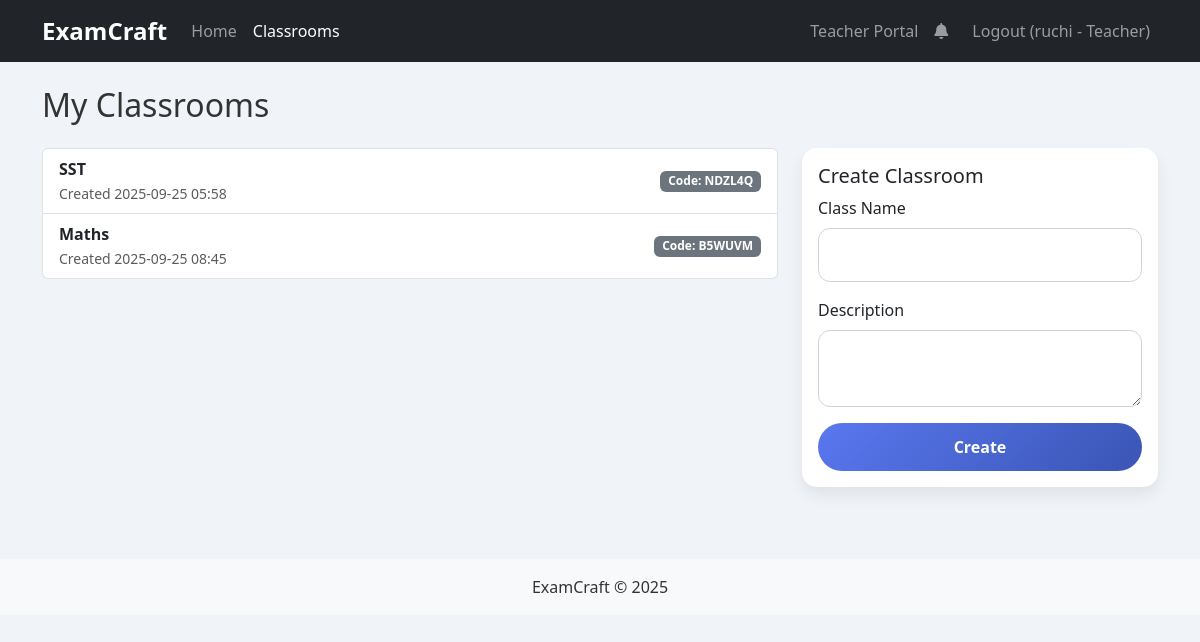
The app's page /classrooms (signed in) with its own data.
### app.py (models this page shows, shortened)
class User(db.Model):
    id = db.Column(db.Integer, primary_key=True)
    username = db.Column(db.String(80), unique=True, nullable=False)
    password_hash = db.Column(db.String(120), nullable=False)
    role = db.Column(db.String(20), nullable=False, default='student')  # 'teacher' or 'student'

class Classroom(db.Model):
    id = db.Column(db.Integer, primary_key=True)
    name = db.Column(db.String(120), nullable=False)
    code = db.Column(db.String(10), unique=True, nullable=False)
    description = db.Column(db.Text, nullable=True)
    owner_id = db.Column(db.Integer, db.ForeignKey('user.id'), nullable=False)
    created_at = db.Column(db.DateTime, default=datetime.utcnow)

### app.py (the view)
@app.route('/classrooms')
@login_required
def classrooms():
    user = get_current_user()
    my_memberships = ClassroomMembership.query.filter_by(user_id=user.id).all()
    class_ids = [m.classroom_id for m in my_memberships]
    my_classes = Classroom.query.filter(Classroom.id.in_(class_ids)).all() if class_ids else []
    return render_template('classrooms.html', classes=my_classes)

### app.py (called while the page is built)
def login_required(f):
    @wraps(f)
    def decorated_function(*args, **kwargs):
        if 'username' not in session:
            flash('Please log in to access this page.', 'warning')
            return redirect(url_for('login'))
        return f(*args, **kwargs)
    return decorated_function

def get_current_user():
    username = session.get('username')
    if not username:
        return None
    return User.query.filter_by(username=username).first()

@app.context_processor
def inject_unread_notifications():
    try:
        user = get_current_user()
        if not user:
            return dict(unread_notifications=0)
        count = Notification.query.filter_by(user_id=user.id, read_at=None).count()
        return dict(unread_notifications=count)
    except Exception:
        return dict(unread_notifications=0)

### templates/classrooms.html (shortened to what this page needs)
{% extends "base.html" %}
{% block content %}
<h2 class="mb-4">My Classrooms</h2>
<div class="row g-4">
  <div class="col-md-8">
    {% if classes %}
      <div class="list-group">
        {% for c in classes %}
          <a class="list-group-item list-group-item-action d-flex justify-content-between align-items-center" href="{{ url_for('classroom_view', class_id=c.id) }}">
            <div>
              <div class="fw-bold">{{ c.name }}</div>
              <small class="text-muted">Created {{ c.created_at.strftime('%Y-%m-%d %H:%M') }}</small>
            </div>
            <span class="badge bg-secondary">Code: {{ c.code }}</span>
          </a>
        {% endfor %}
      </div>
    {% else %}
      <div class="alert alert-info">You are not part of any classroom yet.</div>
    {% endif %}
  </div>
  <div class="col-md-4">
    {% if session.role == 'teacher' %}
    <div class="card mb-4">
      <div class="card-body">
        <h5 class="card-title">Create Classroom</h5>
        <form method="post" action="{{ url_for('create_classroom') }}">
          <div class="mb-3">
            <label class="form-label">Class Name</label>
            <input type="text" name="name" class="form-control" required>
          </div>
          <div class="mb-3">
            <label class="form-label">Description</label>
            <textarea name="description" class="form-control" rows="2"></textarea>
          </div>
          <button class="btn btn-primary w-100" type="submit">Create</button>
        </form>
      </div>
    </div>
    {% endif %}
  </div>
</div>
{% endblock %}

### templates/base.html (shortened to what this page needs)
<!DOCTYPE html>
<html lang="en">
<head>
    <link href="https://cdn.jsdelivr.net/npm/bootstrap@5.3.0-alpha1/dist/css/bootstrap.min.css" rel="stylesheet">
    <link rel="stylesheet" href="https://cdnjs.cloudflare.com/ajax/libs/font-awesome/5.15.4/css/all.min.css">
    <link rel="stylesheet" href="{{ url_for('static', filename='css/style.css') }}">
</head>
<body>
    <nav class="navbar navbar-expand-lg navbar-dark bg-dark">
        <div class="container">
            <a class="navbar-brand" href="{{ url_for('index') }}">ExamCraft</a>
            <div class="collapse navbar-collapse" id="navbarNav">
                <ul class="navbar-nav me-auto mb-2 mb-lg-0">
                    <li class="nav-item">
                        <a class="nav-link" href="{{ url_for('index') }}">Home</a>
                    </li>
                    <li class="nav-item">
                        <a class="nav-link" href="{{ url_for('classrooms') }}">Classrooms</a>
                    </li>
                </ul>
                <ul class="navbar-nav ms-auto">
                    {% if session.username %}
                    {% if session.role == 'teacher' %}
                    <li class="nav-item">
                        <a class="nav-link" href="{{ url_for('teacher_portal') }}">Teacher Portal</a>
                    </li>
                    {% elif session.role == 'student' %}
                    <li class="nav-item">
                        <a class="nav-link" href="{{ url_for('student_portal') }}">Student Portal</a>
                    </li>
                    {% endif %}
                    <li class="nav-item">
                        <a class="nav-link position-relative" href="{{ url_for('notifications_page') }}" title="Notifications">
                            <i class="fas fa-bell"></i>
                        </a>
                    </li>
                    <li class="nav-item ms-2">
                        <a class="nav-link" href="{{ url_for('logout') }}">Logout ({{ session.username }}{% if session.role %} - {{ session.role|capitalize }}{% endif %})</a>
                    </li>
                    {% endif %}
                </ul>
            </div>
        </div>
    </nav>
    <div class="container mt-4">
        {% block content %}{% endblock %}
    </div>
    <footer class="mt-5 py-3 bg-light text-center">
        <div class="container">
            <p class="mb-0">ExamCraft &copy; 2025</p>
        </div>
    </footer>
</body>
</html>

### static/css/style.css (style rules this page uses)
body { font-family: 'Segoe UI', Tahoma, Geneva, Verdana, sans-serif; background-color: #f0f4f8; color: #333; }
.navbar-dark .navbar-brand { font-weight: 700; font-size: 1.5rem; }
.navbar-dark .nav-link { font-weight: 500; }
.card { border: none; border-radius: 15px; box-shadow: 0 8px 16px rgba(0,0,0,0.07); }
.btn { border-radius: 50px; font-weight: 600; padding: 0.75rem 1.5rem; transition: all 0.3s ease; }
.btn-primary { background: linear-gradient(135deg, #5a78f0 0%, #3a55b4 100%); border: none; }
.form-control { border-radius: 12px; padding: 0.85rem 1.25rem; border: 1px solid #ced4da; }

### records on screen
User: username "ruchi"
Classroom: name "SST", created_at "2025-09-25 05:58", code "NDZL4Q"
Classroom: name "Maths", created_at "2025-09-25 08:45", code "B5WUVM"

### other values on screen
{{ session.role|capitalize }} "Teacher"
